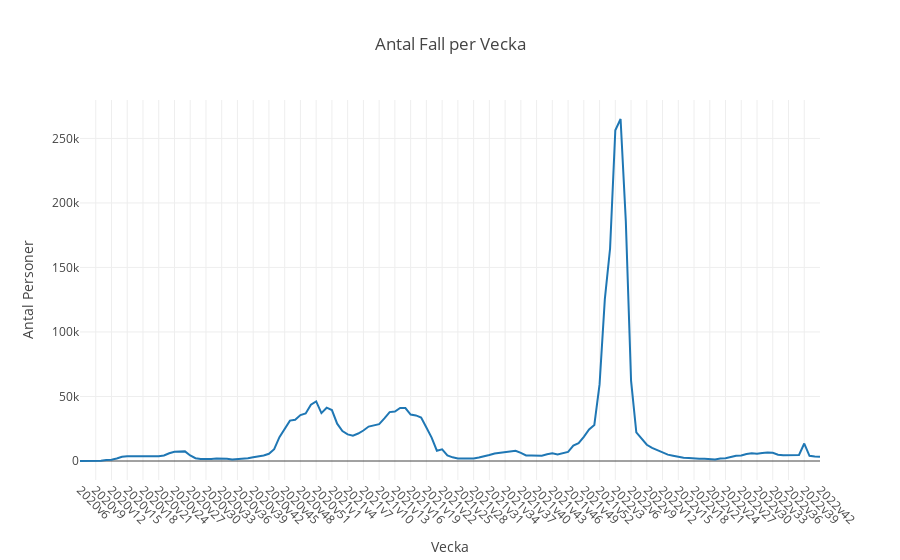

Source (notebook cell):
### Code cell
fig = px.line(df, x = "Vecka", y = "Antal_fall_vecka", title = "Antal Fall per Vecka")
fig.update_layout(yaxis_title = "Antal Personer")
fig.update_xaxes(tickangle=45)
fig.show()
#TODO SAVE FILE

### Figure 1 — Plotly figure (JSON) as saved in the notebook; plotly's stock layout.template omitted (floating-point values rounded to 4 significant figures; data arrays with more than 128 entries replaced by an {"elided": "..."} marker saying what was removed)
{"data": [{"hovertemplate": "Vecka=%{x}<br>Antal_fall_vecka=%{y}<extra></extra>", "legendgroup": "", "line": {"color": "#1F77B4", "dash": "solid"}, "marker": {"symbol": "circle"}, "mode": "lines", "name": "", "orientation": "v", "showlegend": false, "type": "scatter", "x": {"elided": "142 str values"}, "xaxis": "x", "y": {"elided": "142 int values"}, "yaxis": "y"}], "layout": {"legend": {"tracegroupgap": 0}, "title": {"text": "Antal Fall per Vecka"}, "xaxis": {"anchor": "y", "domain": [0, 1], "tickangle": 45, "title": {"text": "Vecka"}}, "yaxis": {"anchor": "x", "domain": [0, 1], "title": {"text": "Antal Personer"}}}}
